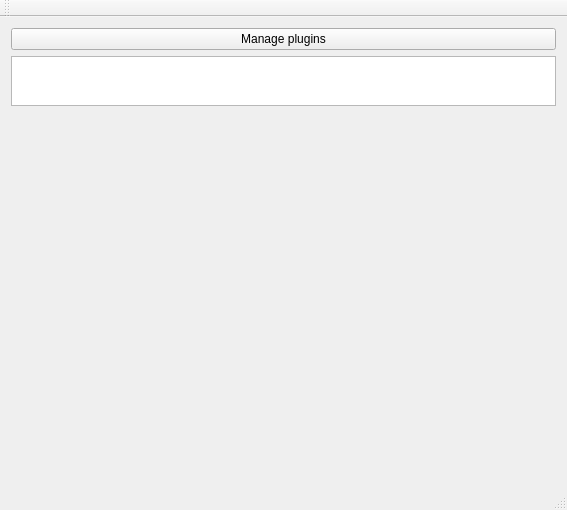
<?xml version="1.0" encoding="UTF-8"?>
<ui version="4.0">
 <class>MainWindow</class>
 <widget class="QMainWindow" name="MainWindow">
  <property name="geometry">
   <rect>
    <x>0</x>
    <y>0</y>
    <width>567</width>
    <height>510</height>
   </rect>
  </property>
  <property name="windowTitle">
   <string>MainWindow</string>
  </property>
  <widget class="QWidget" name="centralWidget">
   <layout class="QVBoxLayout" name="verticalLayout_2">
    <item>
     <widget class="QFrame" name="frame_2">
      <property name="minimumSize">
       <size>
        <width>0</width>
        <height>0</height>
       </size>
      </property>
      <property name="maximumSize">
       <size>
        <width>16777215</width>
        <height>16777215</height>
       </size>
      </property>
      <property name="frameShape">
       <enum>QFrame::NoFrame</enum>
      </property>
      <property name="frameShadow">
       <enum>QFrame::Raised</enum>
      </property>
      <layout class="QVBoxLayout" name="verticalLayout" stretch="0,0,0">
       <property name="leftMargin">
        <number>0</number>
       </property>
       <property name="topMargin">
        <number>0</number>
       </property>
       <property name="rightMargin">
        <number>0</number>
       </property>
       <property name="bottomMargin">
        <number>0</number>
       </property>
       <item>
        <widget class="QPushButton" name="managePluginsBtn">
         <property name="text">
          <string>Manage plugins</string>
         </property>
        </widget>
       </item>
       <item>
        <widget class="QListWidget" name="listWidget">
         <property name="maximumSize">
          <size>
           <width>16777215</width>
           <height>50</height>
          </size>
         </property>
         <property name="layoutDirection">
          <enum>Qt::LeftToRight</enum>
         </property>
         <property name="flow">
          <enum>QListView::LeftToRight</enum>
         </property>
        </widget>
       </item>
       <item>
        <widget class="QStackedWidget" name="stackedWidget">
         <widget class="QWidget" name="page"/>
         <widget class="QWidget" name="page_2"/>
        </widget>
       </item>
      </layout>
     </widget>
    </item>
   </layout>
  </widget>
  <widget class="QMenuBar" name="menuBar">
   <property name="geometry">
    <rect>
     <x>0</x>
     <y>0</y>
     <width>567</width>
     <height>22</height>
    </rect>
   </property>
  </widget>
  <widget class="QToolBar" name="mainToolBar">
   <attribute name="toolBarArea">
    <enum>TopToolBarArea</enum>
   </attribute>
   <attribute name="toolBarBreak">
    <bool>false</bool>
   </attribute>
  </widget>
  <widget class="QStatusBar" name="statusBar"/>
 </widget>
 <layoutdefault spacing="6" margin="11"/>
 <resources/>
 <connections/>
</ui>
